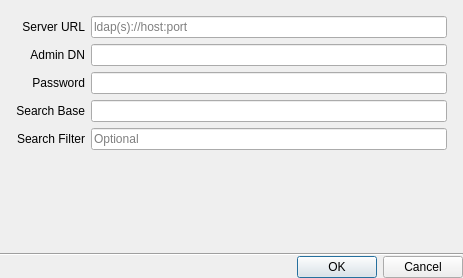
<?xml version="1.0" encoding="UTF-8"?>
<ui version="4.0">
 <class>LdapSettingsDialog</class>
 <widget class="QDialog" name="LdapSettingsDialog">
  <property name="geometry">
   <rect>
    <x>0</x>
    <y>0</y>
    <width>463</width>
    <height>278</height>
   </rect>
  </property>
  <property name="minimumSize">
   <size>
    <width>460</width>
    <height>0</height>
   </size>
  </property>
  <property name="windowTitle">
   <string>LDAP Settings</string>
  </property>
  <layout class="QVBoxLayout" name="verticalLayout_4">
   <property name="spacing">
    <number>0</number>
   </property>
   <property name="leftMargin">
    <number>0</number>
   </property>
   <property name="topMargin">
    <number>0</number>
   </property>
   <property name="rightMargin">
    <number>0</number>
   </property>
   <property name="bottomMargin">
    <number>0</number>
   </property>
   <item>
    <layout class="QVBoxLayout" name="verticalLayout_3" stretch="0,1,0,1">
     <property name="spacing">
      <number>16</number>
     </property>
     <property name="leftMargin">
      <number>16</number>
     </property>
     <property name="topMargin">
      <number>16</number>
     </property>
     <property name="rightMargin">
      <number>16</number>
     </property>
     <property name="bottomMargin">
      <number>16</number>
     </property>
     <item>
      <widget class="QWidget" name="fieldsWidget" native="true">
       <layout class="QFormLayout" name="formLayout_2">
        <property name="labelAlignment">
         <set>Qt::AlignRight|Qt::AlignTrailing|Qt::AlignVCenter</set>
        </property>
        <property name="leftMargin">
         <number>0</number>
        </property>
        <property name="topMargin">
         <number>0</number>
        </property>
        <property name="rightMargin">
         <number>0</number>
        </property>
        <property name="bottomMargin">
         <number>0</number>
        </property>
        <item row="0" column="0">
         <widget class="QLabel" name="serverLabel">
          <property name="text">
           <string>Server URL</string>
          </property>
          <property name="alignment">
           <set>Qt::AlignRight|Qt::AlignTrailing|Qt::AlignVCenter</set>
          </property>
          <property name="buddy">
           <cstring>serverLineEdit</cstring>
          </property>
         </widget>
        </item>
        <item row="0" column="1">
         <widget class="QLineEdit" name="serverLineEdit">
          <property name="placeholderText">
           <string>ldap(s)://host:port</string>
          </property>
         </widget>
        </item>
        <item row="1" column="0">
         <widget class="QLabel" name="adminDnLabel">
          <property name="text">
           <string>Admin DN</string>
          </property>
          <property name="alignment">
           <set>Qt::AlignRight|Qt::AlignTrailing|Qt::AlignVCenter</set>
          </property>
          <property name="buddy">
           <cstring>adminDnLineEdit</cstring>
          </property>
         </widget>
        </item>
        <item row="1" column="1">
         <widget class="QLineEdit" name="adminDnLineEdit"/>
        </item>
        <item row="2" column="0">
         <widget class="QLabel" name="passwordLabel">
          <property name="text">
           <string>Password</string>
          </property>
          <property name="alignment">
           <set>Qt::AlignRight|Qt::AlignTrailing|Qt::AlignVCenter</set>
          </property>
          <property name="buddy">
           <cstring>passwordLineEdit</cstring>
          </property>
         </widget>
        </item>
        <item row="2" column="1">
         <widget class="QLineEdit" name="passwordLineEdit">
          <property name="echoMode">
           <enum>QLineEdit::Password</enum>
          </property>
         </widget>
        </item>
        <item row="3" column="0">
         <widget class="QLabel" name="searchBaseLabel">
          <property name="text">
           <string>Search Base</string>
          </property>
          <property name="alignment">
           <set>Qt::AlignRight|Qt::AlignTrailing|Qt::AlignVCenter</set>
          </property>
         </widget>
        </item>
        <item row="3" column="1">
         <widget class="QLineEdit" name="searchBaseLineEdit"/>
        </item>
        <item row="4" column="0">
         <widget class="QLabel" name="searchFilterLabel">
          <property name="text">
           <string>Search Filter</string>
          </property>
          <property name="alignment">
           <set>Qt::AlignRight|Qt::AlignTrailing|Qt::AlignVCenter</set>
          </property>
         </widget>
        </item>
        <item row="4" column="1">
         <widget class="QLineEdit" name="searchFilterLineEdit">
          <property name="placeholderText">
           <string>Optional</string>
          </property>
         </widget>
        </item>
       </layout>
      </widget>
     </item>
     <item>
      <spacer name="verticalSpacer_2">
       <property name="orientation">
        <enum>Qt::Vertical</enum>
       </property>
       <property name="sizeHint" stdset="0">
        <size>
         <width>20</width>
         <height>40</height>
        </size>
       </property>
      </spacer>
     </item>
     <item>
      <widget class="QStackedWidget" name="testStackWidget">
       <property name="currentIndex">
        <number>1</number>
       </property>
       <widget class="QWidget" name="testProgressPage">
        <layout class="QVBoxLayout" name="verticalLayout">
         <item>
          <widget class="QProgressBar" name="testProgressBar">
           <property name="maximum">
            <number>100</number>
           </property>
           <property name="value">
            <number>0</number>
           </property>
           <property name="textVisible">
            <bool>true</bool>
           </property>
           <property name="format">
            <string>Testing...</string>
           </property>
          </widget>
         </item>
        </layout>
       </widget>
       <widget class="QWidget" name="testResultPage">
        <layout class="QVBoxLayout" name="verticalLayout_2">
         <item>
          <widget class="QLabel" name="testResultLabel">
           <property name="text">
            <string/>
           </property>
          </widget>
         </item>
        </layout>
       </widget>
      </widget>
     </item>
     <item>
      <spacer name="verticalSpacer">
       <property name="orientation">
        <enum>Qt::Vertical</enum>
       </property>
       <property name="sizeHint" stdset="0">
        <size>
         <width>20</width>
         <height>40</height>
        </size>
       </property>
      </spacer>
     </item>
    </layout>
   </item>
   <item>
    <widget class="Line" name="line">
     <property name="orientation">
      <enum>Qt::Horizontal</enum>
     </property>
    </widget>
   </item>
   <item>
    <widget class="QDialogButtonBox" name="buttonBox">
     <property name="standardButtons">
      <set>QDialogButtonBox::Cancel|QDialogButtonBox::Ok</set>
     </property>
    </widget>
   </item>
  </layout>
 </widget>
 <resources/>
 <connections/>
</ui>
